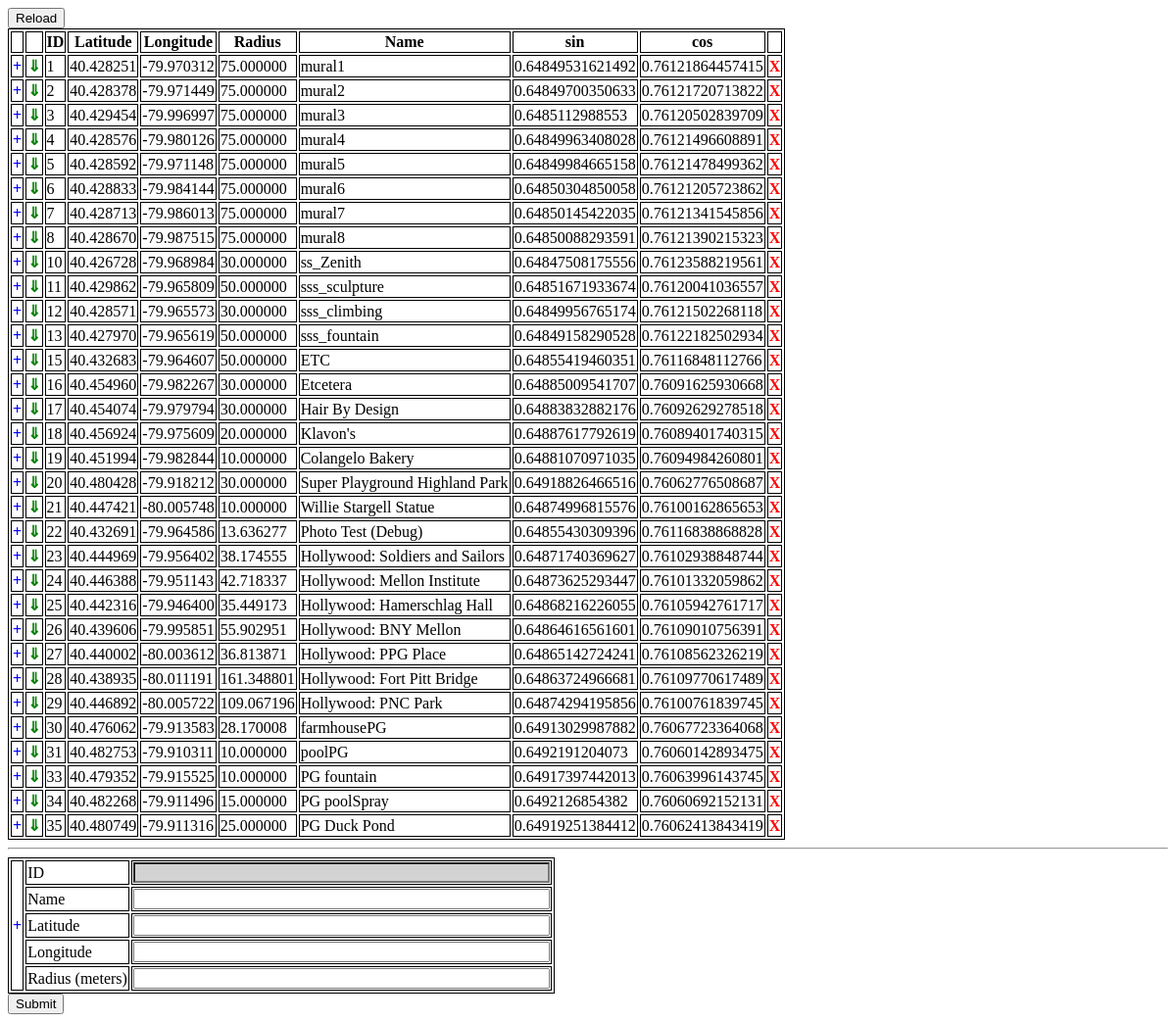
The app's page /www/dba/location.php with its own data.
### tables this page shows
CREATE TABLE location (
  id int(11) NOT NULL AUTO_INCREMENT,
  lat decimal(9,6) NOT NULL,
  lng decimal(9,6) NOT NULL,
  radius decimal(9,6) NOT NULL,
  latSin double NOT NULL,
  latCos double NOT NULL,
  `name` varchar(100) NOT NULL,
  PRIMARY KEY (id)
);

### www/dba/location.php (the view, shortened to what this page needs)
<!DOCTYPE html>
<html>
<head>
<link rel="stylesheet" type="text/css" href="dba.css">
</head>
<body>
<?php
$db = new mysqli("localhost", "pgh-challenge", "5NdSW4FaAqQXthqs", "game");
$table = "location";
$stmt = $db->prepare("select id, lat, lng, radius, name, latSin, latCos from $table");
echo "<input class=\"refreshBtn\" type=\"button\" value=\"Reload\" onclick=\"refreshPage()\" />\n";
echo "<table id=\"dataTable\">\n";
echo "<tr><th></th><th></th><th>ID</th><th>Latitude</th><th>Longitude</th><th>Radius</th><th>Name</th><th>sin</th><th>cos</th>";
echo "<td></td></tr>\n";
$stmt->execute();
$stmt->bind_result($id, $lat, $lng, $radius, $name, $sin, $cos);
while($stmt->fetch())
{
	echo "<tr>".
	"<td><a class=\"zoomtext\" href=\"javascript:void(0)\" onclick=\"zoomMap($lat, $lng, $radius)\">+</td>".
	"<td><a class=\"copyText\" href=\"javascript:void(0)\" onClick=\"duplicate($id, $lat, $lng, $radius, '".addslashes($name)."', $photo)\">&dArr;</a></td>".
	"<td>$id</td><td>$lat</td><td>$lng</td><td>$radius</td><td>$name</td>";
	echo "<td>$sin</td><td>$cos</td>".
	"<td><a class=\"deletetext\" href=\"javascript:void(0)\" onclick=\"removeRow($id)\">X</a></td>".
	"</tr>\n";
}
echo "</table>\n";
?>
<hr/>
<form method="post" action="location.php">
<table>
<tr>
	<td rowspan="100"><a class="zoomtext" href="javascript:void(0)" onclick="zoomMapForm()">+</td>
	<td>ID</td><td><input class="grayed" name="id" readonly="readonly" type="text" size="50"/ ></td>
</tr>
<td>Name</td><td><input name="name" type="text" size="50"/ ></td>
<tr><td>Latitude</td><td><input name="lat" type="text" size="50" /></td></tr>
<tr><td>Longitude</td><td><input name="lng" type="text" size="50" /></td></tr>
<tr><td>Radius (meters)</td><td><input name="radius" type="text" size="50" /></td></tr>
</table>
<input type="submit"/>
</form>
</body>
</html>

### www/dba/dba.css (style rules this page uses)
table, tr, td, th { border: 1px solid black; }
.errortext, .deletetext { font-weight: bold; color: red; text-decoration: none; }
.successText, .copyText { font-weight: bold; color: green; text-decoration: none; }
.zoomtext { font-weight: bold; color: blue; text-decoration: none; }
.refreshBtn { vertical-align: top; display:block; }
.grayed { background: lightGray; }

### records on screen
location: id "1", lat "40.428251", lng "-79.970312", radius "75.000000", name "mural1", latSin "0.64849531621492", latCos "0.76121864457415"
location: id "2", lat "40.428378", lng "-79.971449", radius "75.000000", name "mural2", latSin "0.64849700350633", latCos "0.76121720713822"
location: id "3", lat "40.429454", lng "-79.996997", radius "75.000000", name "mural3", latSin "0.6485112988553", latCos "0.76120502839709"
location: id "4", lat "40.428576", lng "-79.980126", radius "75.000000", name "mural4", latSin "0.64849963408028", latCos "0.76121496608891"
location: id "5", lat "40.428592", lng "-79.971148", radius "75.000000", name "mural5", latSin "0.64849984665158", latCos "0.76121478499362"
location: id "6", lat "40.428833", lng "-79.984144", radius "75.000000", name "mural6", latSin "0.64850304850058", latCos "0.76121205723862"
location: id "7", lat "40.428713", lng "-79.986013", radius "75.000000", name "mural7", latSin "0.64850145422035", latCos "0.76121341545856"
location: id "8", lat "40.428670", lng "-79.987515", radius "75.000000", name "mural8", latSin "0.64850088293591", latCos "0.76121390215323"
location: id "10", lat "40.426728", lng "-79.968984", radius "30.000000", name "ss_Zenith", latSin "0.64847508175556", latCos "0.76123588219561"
location: id "11", lat "40.429862", lng "-79.965809", radius "50.000000", name "sss_sculpture", latSin "0.64851671933674", latCos "0.76120041036557"
location: id "12", lat "40.428571", lng "-79.965573", radius "30.000000", name "sss_climbing", latSin "0.64849956765174", latCos "0.76121502268118"
location: id "13", lat "40.427970", lng "-79.965619", radius "50.000000", name "sss_fountain", latSin "0.64849158290528", latCos "0.76122182502934"
location: id "15", lat "40.432683", lng "-79.964607", radius "50.000000", name "ETC", latSin "0.64855419460351", latCos "0.76116848112766"
location: id "16", lat "40.454960", lng "-79.982267", radius "30.000000", name "Etcetera", latSin "0.64885009541707", latCos "0.76091625930668"
location: id "17", lat "40.454074", lng "-79.979794", radius "30.000000", name "Hair By Design", latSin "0.64883832882176", latCos "0.76092629278518"
location: id "18", lat "40.456924", lng "-79.975609", radius "20.000000", name "Klavon's", latSin "0.64887617792619", latCos "0.76089401740315"
location: id "19", lat "40.451994", lng "-79.982844", radius "10.000000", name "Colangelo Bakery", latSin "0.64881070971035", latCos "0.76094984260801"
location: id "20", lat "40.480428", lng "-79.918212", radius "30.000000", name "Super Playground Highland Park", latSin "0.64918826466516", latCos "0.76062776508687"
location: id "21", lat "40.447421", lng "-80.005748", radius "10.000000", name "Willie Stargell Statue", latSin "0.64874996815576", latCos "0.76100162865653"
location: id "22", lat "40.432691", lng "-79.964586", radius "13.636277", name "Photo Test (Debug)", latSin "0.64855430309396", latCos "0.76116838868828"
location: id "23", lat "40.444969", lng "-79.956402", radius "38.174555", name "Hollywood: Soldiers and Sailors", latSin "0.64871740369627", latCos "0.76102938848744"
location: id "24", lat "40.446388", lng "-79.951143", radius "42.718337", name "Hollywood: Mellon Institute", latSin "0.64873625293447", latCos "0.76101332059862"
location: id "25", lat "40.442316", lng "-79.946400", radius "35.449173", name "Hollywood: Hamerschlag Hall", latSin "0.64868216226055", latCos "0.76105942761717"
location: id "26", lat "40.439606", lng "-79.995851", radius "55.902951", name "Hollywood: BNY Mellon", latSin "0.64864616561601", latCos "0.76109010756391"
location: id "27", lat "40.440002", lng "-80.003612", radius "36.813871", name "Hollywood: PPG Place", latSin "0.64865142724241", latCos "0.76108562326219"
location: id "28", lat "40.438935", lng "-80.011191", radius "161.348801", name "Hollywood: Fort Pitt Bridge", latSin "0.64863724966681", latCos "0.76109770617489"
location: id "29", lat "40.446892", lng "-80.005722", radius "109.067196", name "Hollywood: PNC Park", latSin "0.64874294195856", latCos "0.76100761839745"
location: id "30", lat "40.476062", lng "-79.913583", radius "28.170008", name "farmhousePG", latSin "0.64913029987882", latCos "0.76067723364068"
location: id "31", lat "40.482753", lng "-79.910311", radius "10.000000", name "poolPG", latSin "0.6492191204073", latCos "0.76060142893475"
location: id "33", lat "40.479352", lng "-79.915525", radius "10.000000", name "PG fountain", latSin "0.64917397442013", latCos "0.76063996143745"
location: id "34", lat "40.482268", lng "-79.911496", radius "15.000000", name "PG poolSpray", latSin "0.6492126854382", latCos "0.76060692152131"
location: id "35", lat "40.480749", lng "-79.911316", radius "25.000000", name "PG Duck Pond", latSin "0.64919251384412", latCos "0.76062413843419"
